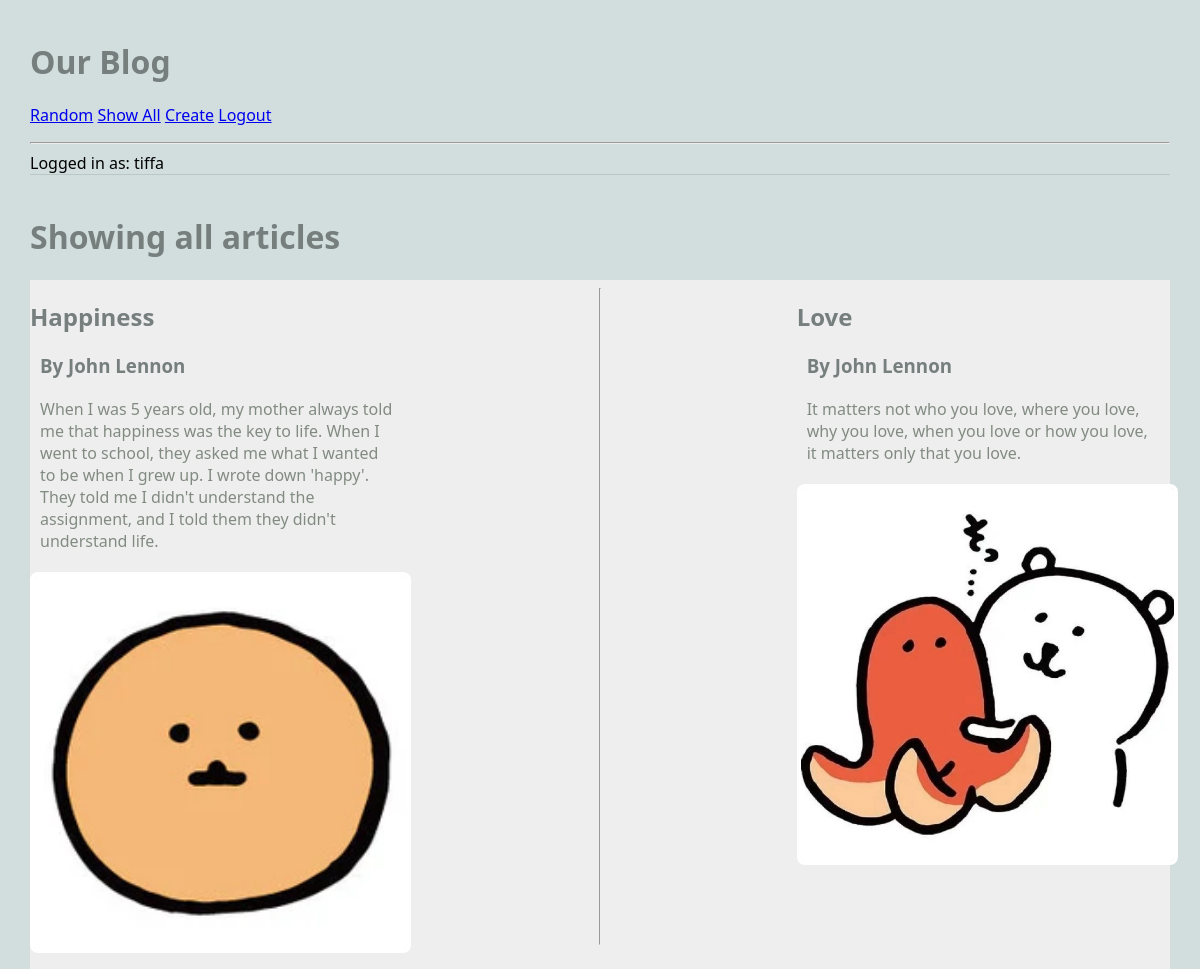
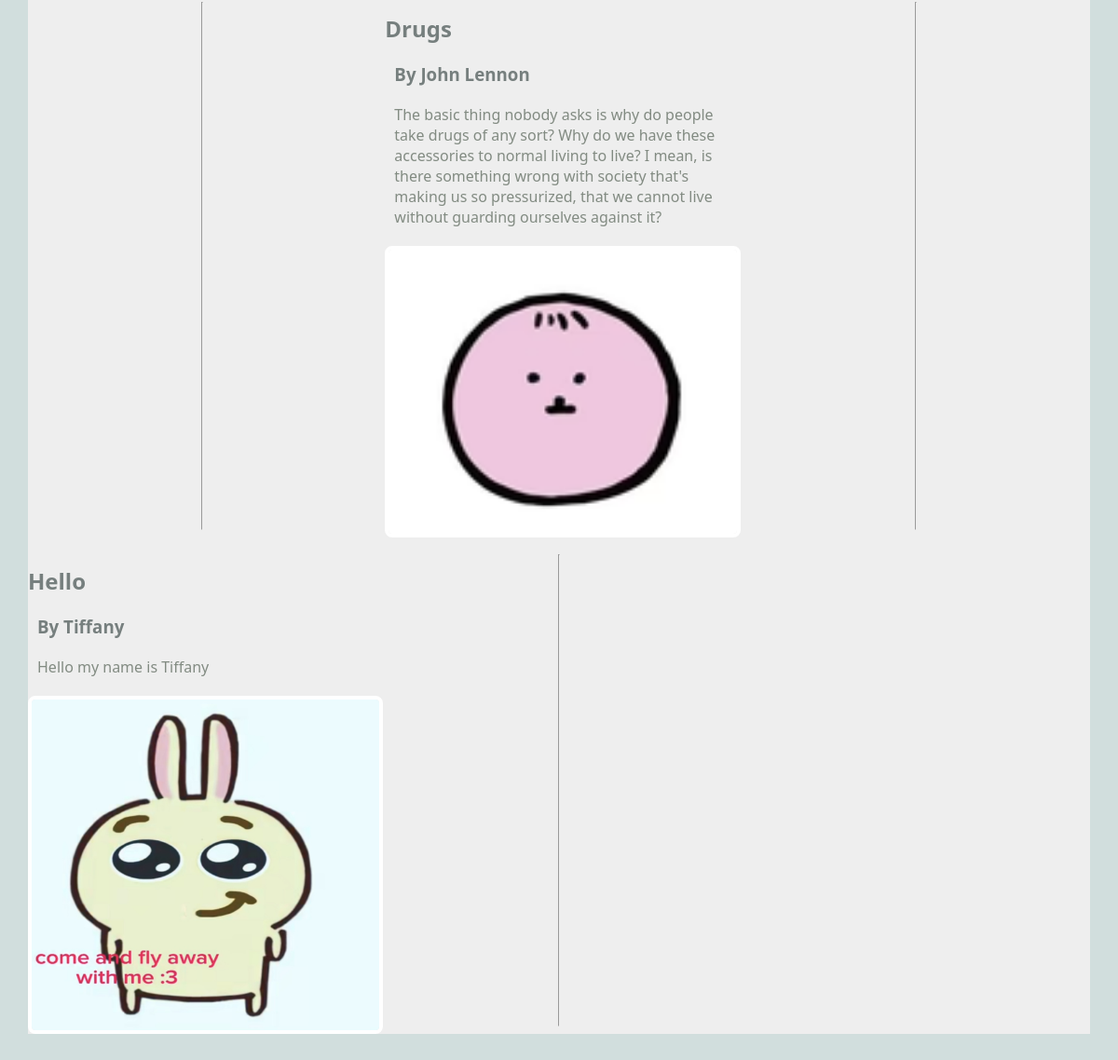
Page /blog/ (signed in) on the committed database (2 pictures, top to bottom).
### blog/models.py (models this page shows, shortened)
class Article(models.Model):
    title = models.TextField(blank=True)
    author = models.TextField(blank=True)
    text = models.TextField(blank=True)
    published = models.DateTimeField(auto_now=True)
    image_file = models.ImageField(blank=True)
    user = models.ForeignKey(User, on_delete=models.CASCADE)
    def __str__(self):
        return f"{self.title} by {self.author}"

### blog/views.py (the view)
# urls.py: path('', ShowAllView.as_view(), name="show_all"),
class ShowAllView(ListView):
    model = Article
    template_name = "blog/show_all.html"
    context_object_name = "articles"
    def dispatch(self, request, *args, **kwargs):
        if request.user.is_authenticated:
            print(f"ShowAllView.dispatch(): request.user={request.user}")
        else:
            print(f"ShowAllView.dispatch(): not logged in")
        return super().dispatch(request, *args, **kwargs)

### blog/templates/blog/show_all.html
{% extends 'blog/base.html' %}
{% block content %}
<h1>Showing all articles</h1>
<main class="grid-container">
    {% for article in articles %}
    <article>
        <div>
            <h2>{{article.title}}</h2>
            <h3>By {{article.author}}</h3>
            <p>{{article.text}}</p>
        </div>
        <a href="{% url 'article' article.pk %}">
            {% if article.image_file %}
            <img src="{{article.image_file.url}}" alt="">
            {% else %}
            <h3>No Image</h3>
            {% endif %}
        </a>
    </article>
    <hr>
    {% endfor %}
</main>
{% endblock %}

### blog/templates/blog/base.html (shortened to what this page needs)
{% load static %}
<html>
    <head>
        <link rel="stylesheet" href="{% static 'styles-blog.css' %}">
    </head>
    <body>
        <header>
            <h1>Our Blog</h1>
            <nav>
                <ul>
                    <li><a href="{% url 'article' %}">Random</a></li>
                    <li><a href="{% url 'show_all' %}">Show All</a></li>
                    {% if request.user.is_authenticated %}
                        <li><a href="{% url 'create_article' %}">Create</a></li>
                        <li><a href="{% url 'logout_confirm' %}">Logout</a></li>
                    {% else %}
                    <li><a href="{% url 'login' %}">Login</a></li>
                    {% endif %}
                </ul>
                <hr>
                {% if request.user.is_authenticated %}
                    Logged in as: {{request.user}}
                {% else %}
                Not logged in
                {% endif %}
            </nav>
        </header>
        {% block content %}
        {% endblock %}
    </body>
</html>

### static/styles-blog.css (style rules this page uses)
body { margin: 30px; background: #d1dedd; font-family:'Segoe UI', Tahoma, Geneva, Verdana, sans-serif; }
ul, li { padding: 0px; list-style-type: none; }
h1, h2, h3 { color: #767f7e; }
p { color: #828b82; }
header { max-width: 1200px; margin: 40px auto; border-bottom: 1px solid #bbc7c7; }
.grid-container { background: #eee; max-width: 900px; display: grid; grid-template-columns: repeat(3, 1fr); grid-gap: 10px; max-width: 1200px; margin: 20px auto; }
article img, article.featured img { width: 100%; border: 4px solid #fff; border-radius: 8px; }
article p, article h3 { margin: 20px 10px; }
nav li { display: inline; }

### rows in the picture
Article: title "Happiness", author "John Lennon", text "When I was 5 years old, my mother always told me that happiness was the key to life. When I went to school, they asked me what I wanted to be when I grew up. I wrote down 'happy'. They told me I didn't understand the assignment, and I told them they didn't understand life.", image_file (picture)
Article: title "Love", author "John Lennon", text "It matters not who you love, where you love, why you love, when you love or how you love, it matters only that you love.", image_file (picture)
Article: title "Drugs", author "John Lennon", text "The basic thing nobody asks is why do people take drugs of any sort? Why do we have these accessories to normal living to live? I mean, is there something wrong with society that's making us so pressurized, that we cannot live without guarding ourselves against it?", image_file (picture)
Article: title "Hello", author "Tiffany", text "Hello my name is Tiffany", image_file (picture)

### other values in the picture
{{ request.user }} "tiffa"
